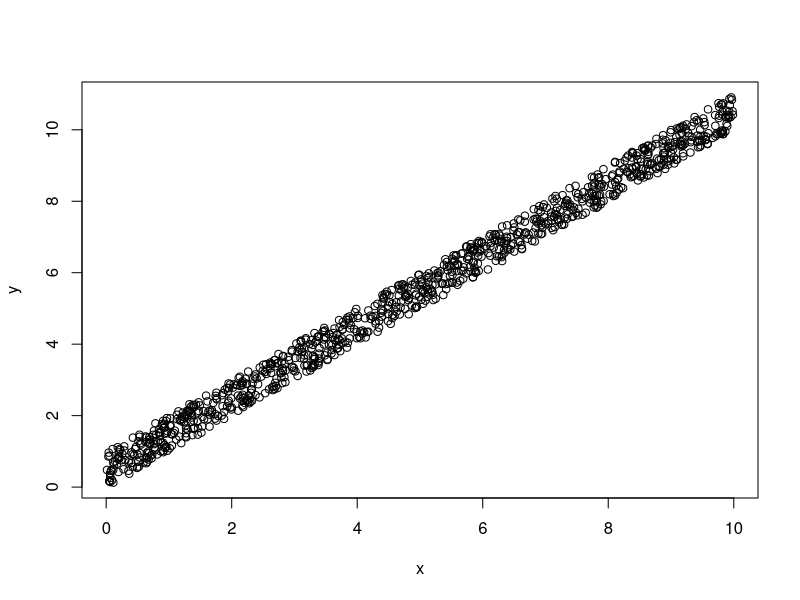
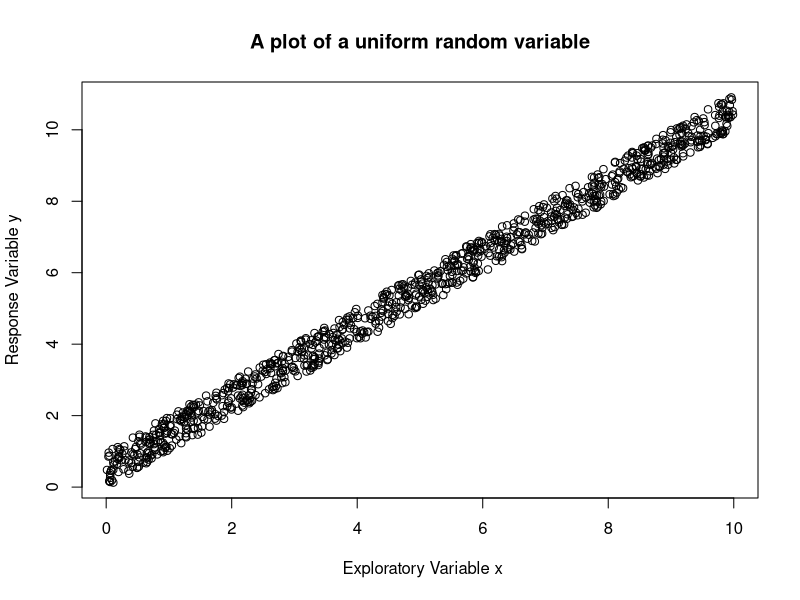
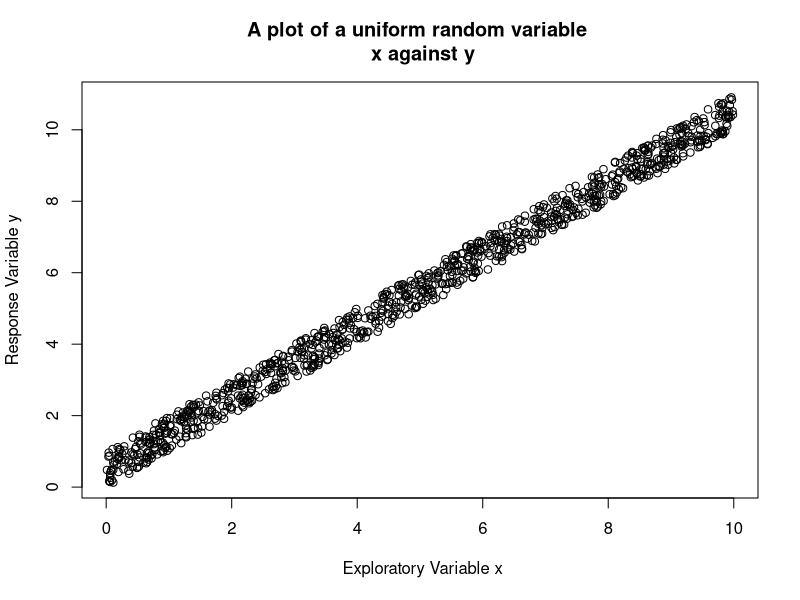
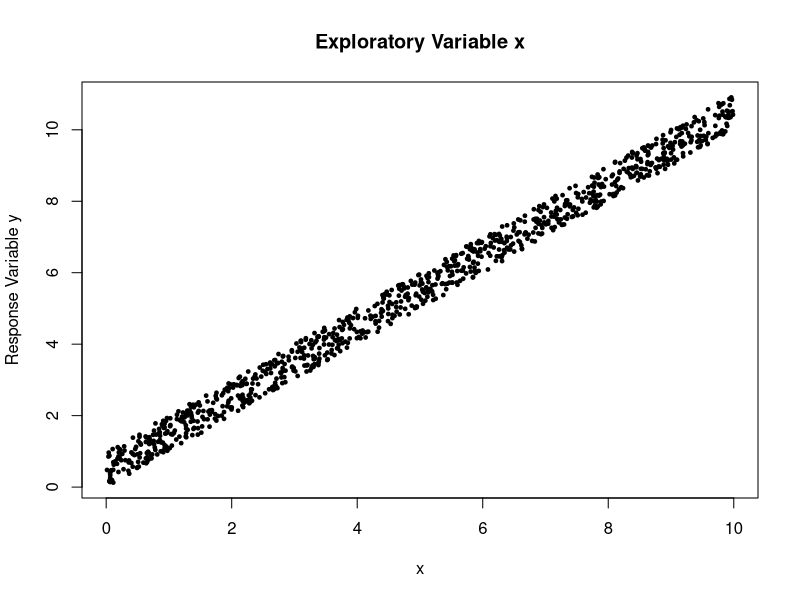
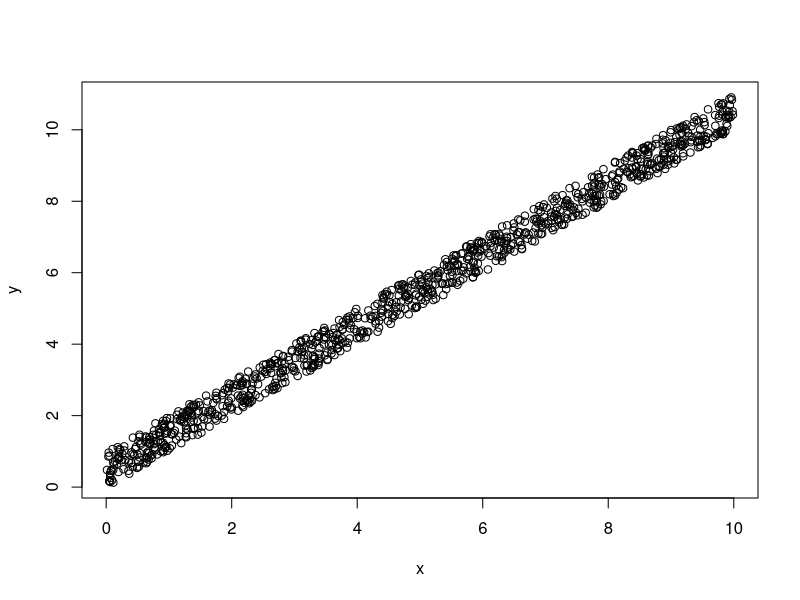
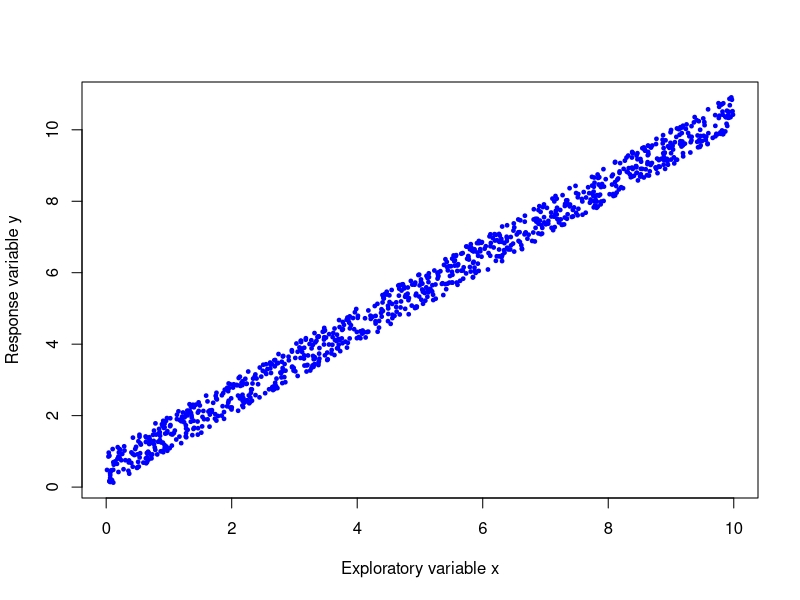
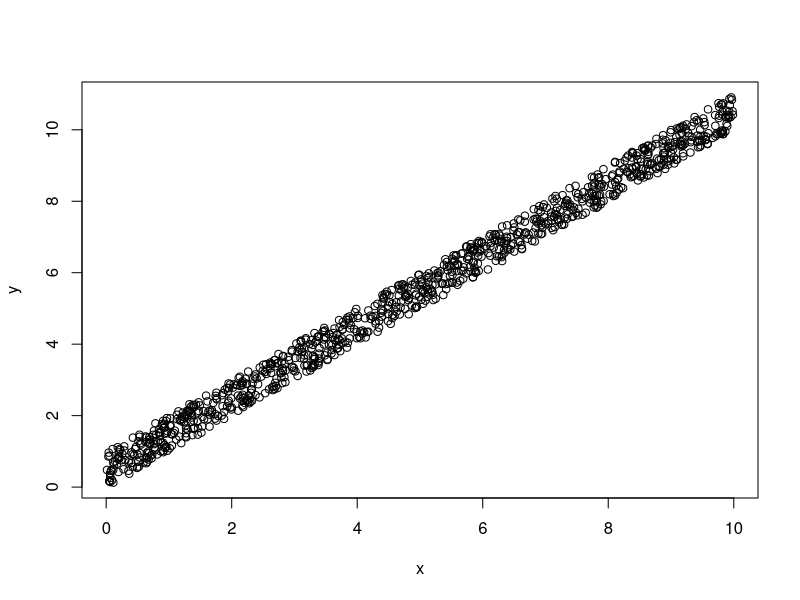
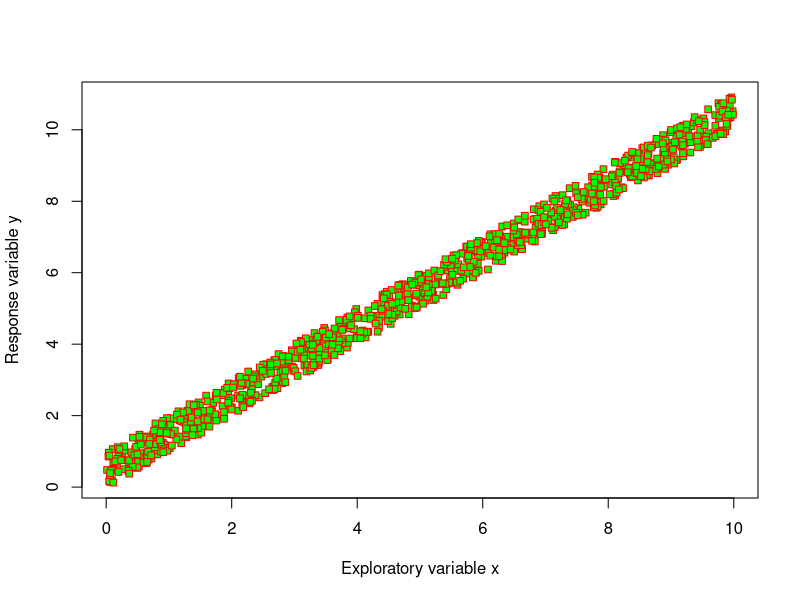

Write R code to recreate these figures, in order.
# WEEK 9: Data Visualization with R				    
## Sun 14 July 2024

## Basic Plots - Scatter plots
# We will look at creating and customizing plots using Base R and 
# ggplot2 packages.

# This is intended to give an overview of the most basic features of plotting
# – axes, titles, and colour. R’s plot() function, which is the basis for many 
# plots would be explored in depth.

# Let us explore its basic use on a simple uniform random data:

x <- runif(1000,0,10)
y <- x + runif(1000,0,1)
plot(x,y)

# The variable wrien as the first argument is ploed on the x-axis, 
# and the second argument is ploed on the y-axis

## Basic Plots - Axes labels and titles
# It very well clear that the plot in the previous slide is dreary: there is 
# no title/caption, the axis labels take the variable name, and the observations 
# are ploed as black circles.

# Let us add a title and appropriate axis labels using the plot().

# We use main to specify the title,\n at the point to break the line and xlab
# and ylab to specify the x- and y-axis labels, respectively:

plot(x,y, main = "A plot of a uniform random variable",
     xlab = " Exploratory Variable x", ylab = "Response Variable y")

plot(x,y, main = "A plot of a uniform random variable \n x against y",
     xlab = " Exploratory Variable x", ylab = "Response Variable y")

## Plotting symbols and colours
# The default in R when producing a scaerplot is to use open circles, 
# which can be changed easily using the pch (plot character) argument.

# Below shows the range of ploing symbols that can be used, with their 
# numeric codes from 0 through 25.
# Size of a ploing symbol can be changed using cex (default is 1).

plot(x,y, main ="Exploratory Variable x", ylab = "Response Variable y",
     pch = 19, cex = 0.5)
plot(x,y)

# A bit of colour can make a graph come alive and still very readable.

# To add colour, we use the col argument either with a recognisable
# or a hexadecimal RGB triplet (col = "#C69647").
# name (col = "red" )

# We can choose a dierent ploing symbol which has a separate border
# (numeric codes 21–25), then we can specify a colour for the inside of the 
# symbol (via bg - ‘background’) and the border (via the col argument).

plot(x,y, xlab = "Exploratory variable x", ylab ="Response variable y",
     pch = 19, cex = 0.5, col = "blue")
plot(x,y)

plot(x,y, xlab = "Exploratory variable x", ylab ="Response variable y",
     pch = 22, cex = 1, col = "red", bg="green")

# If we are to define a sequence of colours for a plot when several are needed,
# there are ready-made ‘palees’ available.

# hue_pal() function from the scales package is used to generate contrasting 
# depending on how many are needed in a plot.

# If four colours are needed in a plot:
library("scales")
hue_pal()(4)

# We can pick individual colours as needed using square brackets:
plot (x,y, xlab ="Exploratory variable x", ylab = "Response variable y",
      pch = "22", cex = 1, col = hue_pal()(4)[2], bg = hue_pal()(4)[4])

## Saving graphics
# For quality graphics, saving plots as PDF, PostScript or other file type
# is important.

# By default, plots show up in the Plots pane in the boom right-hand corner,
# which can be saved to any format.

# If a high-quality PDF, postscript, bmp, png or jpeg is needed, this is done 
# by specifying the ‘device’ before starting, then turning the device o 
# once finished.

pdf("myplot.pdf", width = 7, height =4)
plot(x,y, xlab = "Exploratory variable x", ylab = " Response variable y",
     pch = 22, cex = 1, col = hue_pal()(4)[2], bg = hue_pal()(4)[4])
dev.off()

# The file is opened using the pdf() function, the intended file name is 
# specified, and the width and height are stated. Now close the file using 
# dev.off(). Other functions could be used: postscript() bmp(), png(), 
# jpeg(), and tiff().

## Histograms
# A histogram is used for continuous numeric variables, where the value of the 
# variable is on the x-axis and the y-axis shows the probability density 
# or frequency.

# The x-axis is cut into ‘bins’ which follow a prescribed order. They are 
# connected bars which represent the continuous variable.

# Let’s ask R for a histogram using the hist() function, colour it using the 
# col argument, and specify its title via main argument.
x <- seq(-10 ,20, by = .001)
y <- rnorm(x, mean = 5, sd = 1.0) # For Histogram
hist(y, main = " Histogram of y", col = "orange")

# Exploring a normally distributed random variable with mean of 5 and 
# standard deviation of 1 between -10 and 20.

## Mid-lesson Questions
# Plot the histogram of the normally distributed data y using varying 
# bin widths of 0.5 & 1 and for the bin width of 1, change the y-axis from
# frequency to probability density.
# (the argument breaks is utilized to change bin widths)

hist(y, breaks = seq(-10, 20, by = 0.5), col ="orange", main ="")
hist(y, breaks = seq(-10, 20, by = 1), col ="orange", main ="")
hist(y, breaks = seq(-10, 20, by = 1), col ="orange", main ="", freq = FALSE)

## Density plots
# A density plot can be a useful alternative to a histogram when you want to 
# see the shape of a distribution of a variable.

#The relevant function is density() which estimates the density, and from 
# there we can use plot() to get an outline of the density.

# The body of the line can also be coloured using the polygon() function.
plot(density(y), col = "orange", main="")
polygon(density(y), col ="orange", main="")

# It’s possible to use the density() function to superimpose the estimated 
# density on a histogram as below:

hist(y, breaks = seq(-10, 20, by = 0.5), col = "orange", main = "", 
     freq = FALSE)
lines(density(y))

## Bar charts
# A bar chart is used for categorical data, where we have the categories on
# the x-axis and height of the bars (frequency) on the y-axis.

# These bars are not connected as the categories are distinct and we can in
# general reorder the bars however we like.
 
# Bar charts are simple to demonstrate, but first we need to create a table
# and then pass on this table to the barplot() function.

tally <- rnbinom (100, mu = 1, size = 2)
table_tally <- table(tally)
barplot (table_tally, col = hue_pal()(6), ylab = "Frequency")
# Exploring 100 negative binomially distributed random variable with mean 
# of 1 and size of 2.

## Box plots
# Boxplots are great for showcasing continuous data when it’s in abundance. 
# It is a graphical representation of the ‘five number summary’: minimum, 
# 25th percentile, median (50th percentile), 75th percentile, and maximum.

# This allows us to get a good feel for the ‘shape’ of the distribution of the 
# underlying variable.

# The box represents the middle 50% of the data (from the 25th percentile at
# the lower end to the 75th percentile at the upper end), with the heavy 
# horizontal line in the box representing the median.

#The endpoints of the ‘whiskers’ usually show the minimum and maximum values 
# (‘box-and-whisker’ plot shortened to ‘boxplot’).

# Let’s summarize the normally distributed data y and make a vertical 
# and horizontal box plot.

summary(y)
boxplot(y, col = "orange")
boxplot(y, col ="orange", horizontal = TRUE)

## Basic Plotting with ggplot2
library("ggplot2")
# We have seen how to make plots using the plot() function but we can already 
# notice some limitations of the Base R plot() function : line plots, legends, 
# multiple plots or multi-panel ploing.

# Now, we will learn about the general ggplot ploing functions from ggplot2 
# package and how to use them to modify plots.

# ggplot() is a very powerful tool which uses the grammar of graphics which 
# works only with data frame. When creating a plot using ggplot(), the two
# essential elements one must specify: aesthetics and geoms.
# 
# Aesthetics are mappings between the variables in the data and visual
# properties of the plots. They are set in the aes() function and the common
# ones are:
# A. x, y , color/colour, size
# B. fill, shape, linetype, group
# 
# If you set these in aes, then you set them to a variable. If you want to 
# set them for all values, set them in a geom

# Geom is layer which determines how the data will be ploed:
#  geom_point - add points; geom_line - add lines
#  geom_density - add density plot; geom_histogram - add histogram
#  geom_smooth - add a smoother; geom_boxplot - add a boxplot
#  geom_bar - add a bar chart; geom_tile - rectangles/heatmaps

#  You add these layer with + sign. If you assign a plot to an object, 
# you must call print() to display it.

#  We will use a worldwide mortality data from 1760 to 2010 and read it 
# as a tibble:

# Let’s look at the mortality rate of Nigeria since 1900 in a scaer plot.
# Scatter plot

## install the 'tidyverse' package to use the read_csv() function
library("tidyverse")
mort_rate <- read_csv("mortalitydata2.csv")

# Let’s look at the mortality rate of Nigeria since 1900 in a scaer plot.
Nigeria_mort <- mort_rate |> filter(country == "Nigeria" & year >= 1900)

Nig_g <- ggplot(Nigeria_mort, aes(x = year, y = morts))
Nig_g

Nig_g + geom_point()
Nig_g + geom_point() + geom_line()

# This does nothing as we do not have a geom layer. We can add points,lines 
# or both.

# We can change the data in the plot,by making a new call to ggplot.

# Let’s look at the mortality rates since 1900 using line plots for each of
# the countries: Nigeria, South Africa, Egypt , Kenya.

# To get a line for each country individually, we need to specify the group 
# aesthetic and map it to the country variable.

Africa_morts <- mort_rate |> filter(country %in% c("Nigeria", "South Africa", 
                                                    "Egypt", "Kenya") & year
                                     >= 1900)
Africa_g <- ggplot(Africa_morts, aes(x = year, y = morts, group = country))
Africa_g + geom_line()

# Unfortunately, we cannot tell which country corresponds to which line.

## Box plot & Histogram
# We could show the boxplots of the mortality rates for each country.
# Let’s look at the mortality rates between 2000 to 2002 using a histogram.
year_rate <- mort_rate |> filter(year %in% c(2000, 2001, 2002))
year_g <- ggplot(year_rate, aes(x = morts))
year_g <- geom_histogram(bins = 50, fill = "dark gray")
Africa_g + geom_boxplot()

## Axes and Titles
# We can add to a plot descriptive axis labels and a title. We can do this 
# using labs function.
# 
# The x and y axis limits can be adjusted using the xlim() and ylim() 
#  functions to change the view of the ploing regions.

Africa_gg <- Africa_g + geom_line() +
  labs(x = "Year", y = "Mortality Rate", title = "Chid Mortality Rates",
       subtitle = "Nigeria, South Africa, Egypt & Kenya")  
Africa_gg
Africa_gg + xlim(c(1900, 2010)) + ylim(c(0,4))

# Axes and Titles
# To change the position and appearance of the text appearing in the titles or
# axes, we can use the theme() function.

# theme() controls the look and feel of the plot. The arguments passed to theme
# components are required to be set using special functions:
# A. element_text(): to set text aributes - labels and titles.
# B. element_line(): to modify line components - axis lines, major & minor grid
# lines.

# C. element_rect(): to modify rectangle components - plot and panel background.
# D. element_blank(): turns o the displaying theme.
 
# Next, we would use the element_text() function, inside we can set:
# A. size - adjusts size of the text; face - font face (“plain”, “italic”, 
# “bold”, “bold.italic”)
# B. family - font family; color - font color
# C. hjust/vjust - horizontal/vertical justification (a number
#                                                     between 0 and 1)
# D. line height - similar to size for text; angle - text rotation angle.

Africa_gg + theme(plot.title = element_text(size = 15,
                                            face = "bold",
                                            family = "Arial",
                                            color = "red",
                                            hjust = 0.5,
                                            lineheight = 1.2), #title
                  plot.subtitle = element_text(size = 10,
                                               family = "Arial",
                                               face = "bold",
                                               hjust = 0.5), #subtitle
                  axis.title.x = element_text(size = 10), #X axis title
                  axis.title.y = element_text(size = 10), #Y axis title
                  axis.text.x = element_text(size = 10, 
                                             angle = 30,
                                             vjust = .5), # x axis text
                  axis.text.y = element_text(size = 10)) #y axis text

## Plotting characters
# To set the ploing character or symbol for a point, we use the shape aesthetic
# in geom_point(). R has 26 ploing characters numbered from 0 to 25.

# For dierent characters, we distinguish between groups using shape inside of
# aes in geom_point().

Nig_g <- ggplot(Nigeria_mort, aes(x = year, y = morts))
Nig_g + geom_point(shape = 2)
Africa_g <- ggplot(Africa_morts, aes(x = year, y = morts, group = country))
Africa_g + geom_point(aes(shape = country))

# ggplot automatically chooses a set of characters and makes a legend.

## Mid-lesson Questions - Plotting line types
# Replicate the geom_line() plot using dierent line types for the single 
# (Nigeria) and group (Africa) plots - hint: use linetype as aesthetic.

Nig_g + geom_line(linetype = 2)
Africa_g + geom_line(aes(linetype = country))

## Plotting colors
# We can also modify the colors used in the plots by using the color aesthetic
# or the fill aesthetic depending on the plot type.

# Similar to ploing characters and linetypes, we can let ggplot choose this 
# automatically or by set them manually.

Nig_g + geom_line(color = "red") + geom_point(color = "blue")
Africa_g + geom_point(aes(color = country)) + geom_line(aes(color = country))

# Modifying a legend

# To modify the labels and title text in a legend, use the scale_color_brewer() 
# function that can be used to define the groups in the legend with the name
# argument for the legend title and labels for the group labels.

# You can also disable a legend from appearing using the option guide = FALSE.

Africa_g + geom_line(aes(color = country)) +
  scale_color_brewer(type = "seq", palette = "Dark2", name = "Country",
                     labels = paste("Country", LETTERS[1:4]))
Africa_g + geom_line(aes(color = country)) + 
  scale_color_brewer(type = "seq", palette = "Dark 2", name = "Country",
                     labels= paste("Country", LETTERS[1:4]), guide = FALSE)

# The theme() can also be used to modify legends

Africa_g + geom_line(aes(color = country)) +
  scale_color_brewer(type = "seq", palette = "Dark2", name = "Country")
  theme(legend.position = "bottom")
  
Africa_g + geom_line(aes(color = country)) +
  scale_color_brewer(type = "seq", palette = "Dark2", name = "Country")
  theme(legend.position = c(0.85, 0.75),
        legend.background = element_rect(fill = "transparent"),
        legend.key = element_rect(fill = "transparent"),
        legend.title = element_text(size = 12, face = "bold"),
        legend.text = element_text(size = 8, face ="italic"))
  

# Adding Text and Labels
  # We can add labels to points using the geom_text() layer.
  # Using scaer plot, let’s label the countries using the mortality rate for
  # the years 2000 to 2004. We will use only countries starting with D:
  D_rate <-  mort_rate[grep("^D", mort_rate$country),]
  D_mort_rate <- D_rate |>filter(year %in% 2000:2004)
  Countries_D_g <- ggplot(D_mort_rate, aes(x = year, y = morts, 
                                           group = country))
  Countries_D_g + geom_point(aes(color = country)) + geom_text (aes(label = 
                                                                      country), 
                                                                nudge_y = 0.05)
  
  # Multiple Plots in a Single Figure
  # If we want to break a dense plot into individual plots, we use faceing.
  
  # If we want to separate the four scaerplots with plot lines for the 
  # mortality data subset Africa_morts, we use facet_wrap to break them into 
  # separate plots instead of one that are ploed in a single pane/figure.
  
  Africa_g <- ggplot(Africa_morts, aes(x = year, y = morts, group = country))
  Africa_g + geom_point(aes(color = country)) + geom_line(aes(color = 
                                                                country)) +
  facet_wrap(~ country) + scale_color_discrete(guide = FALSE)
  
  ## Multiple Plots in a Single Figure
   # We can adjust the layout and number of rows and columns by using nrow and 
  # ncol in facet_wrap:
  Africa_g <- ggplot(Africa_morts, aes(x = year, y = morts, group = country))
  Africa_g + geom_point(aes(color = country)) + geom_line(aes(color = 
                                                                country)) +
    facet_wrap(~ country, nrow = 1) + scale_color_discrete(guide = FALSE)
  
  ## Saving Plots
  # ggplot2 provides ggsave to save plots in a number of formats, such as .png 
  # or .pdf. This function saves the last plot that you displayed.
  
  mortalityplot <- Africa_g + geom_point(aes(color = country)) + 
    geom_line(aes(color = country)) + facet_wrap(~ country) +
    scale_color_discrete(guide = FALSE)
  
  print(mortalityplot)
  ggsave("mortalityplot.pdf", width = 4, height = 4)  
  
  ## Find Week 10 on Week 10.R script.	      